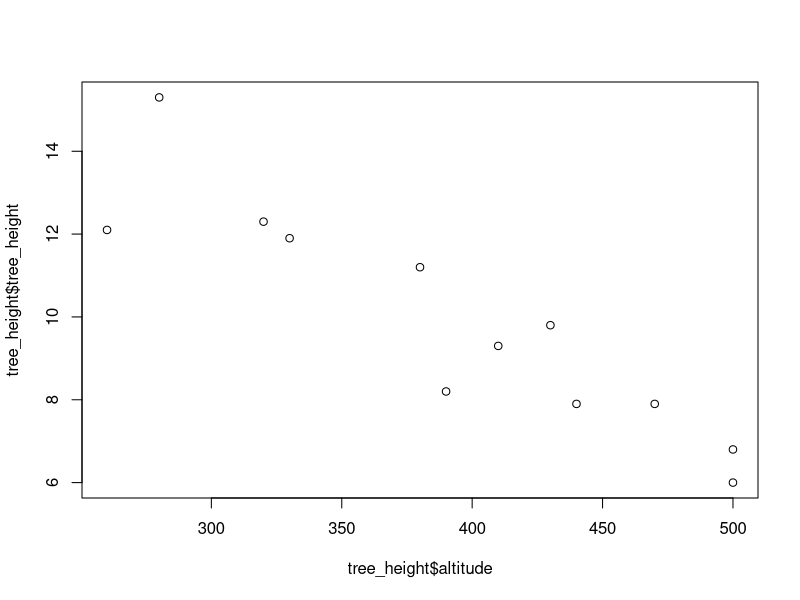
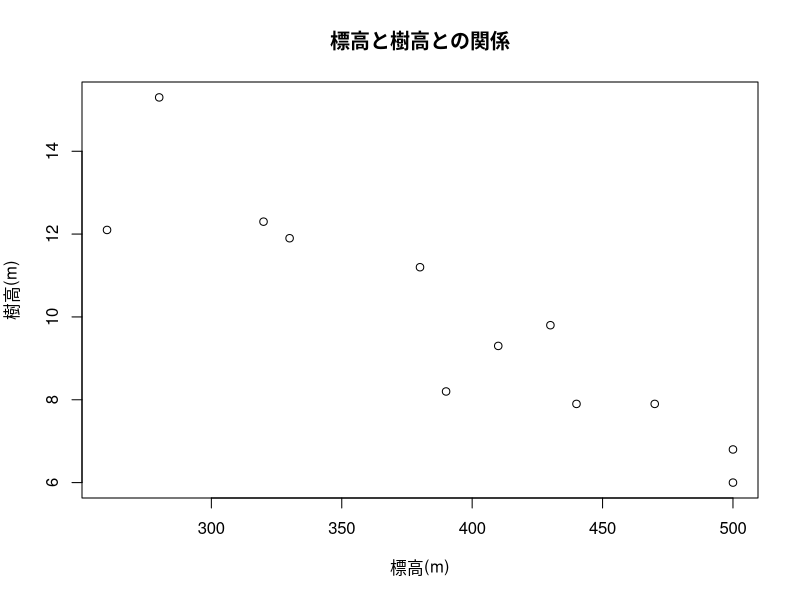

Write the R code that produced these figures, in order.
# tree_height.csvを読み込む。
tree_height <- read.table("./tree_height.csv", header=TRUE, encoding="UTF-8", sep=",")

# 標高と樹高との相関関係を散布図として描く。
plot(tree_height$altitude, tree_height$tree_height)

# 散布図のタイトルと軸のラベルを指定したうえで、標高と樹高との相関関係を散布図として描く。
plot(tree_height$altitude, tree_height$tree_height, main="標高と樹高との関係", xlab="標高(m)", ylab="樹高(m)")